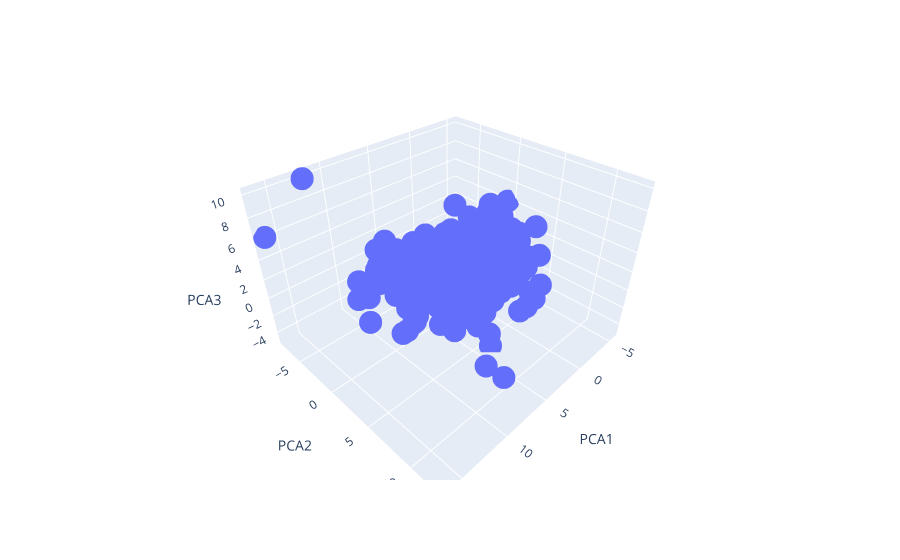

Notebook source saved alongside this figure:
### Code cell
import plotly.express as px
fig = px.scatter_3d(pca_Data ,x="PCA1", y="PCA2", z="PCA3",
              )
fig.show()

### Figure 1 — Plotly figure (JSON) as saved in the notebook; plotly's stock layout.template omitted (floating-point values rounded to 4 significant figures; data arrays with more than 128 entries replaced by an {"elided": "..."} marker saying what was removed)
{"data": [{"hovertemplate": "PCA1=%{x}<br>PCA2=%{y}<br>PCA3=%{z}<extra></extra>", "legendgroup": "", "marker": {"color": "#636efa", "symbol": "circle"}, "mode": "markers", "name": "", "scene": "scene", "showlegend": false, "type": "scatter3d", "x": {"elided": "569 float values"}, "y": {"elided": "569 float values"}, "z": {"elided": "569 float values"}}], "layout": {"legend": {"tracegroupgap": 0}, "margin": {"t": 60}, "scene": {"domain": {"x": [0, 1], "y": [0, 1]}, "xaxis": {"title": {"text": "PCA1"}}, "yaxis": {"title": {"text": "PCA2"}}, "zaxis": {"title": {"text": "PCA3"}}}}}
